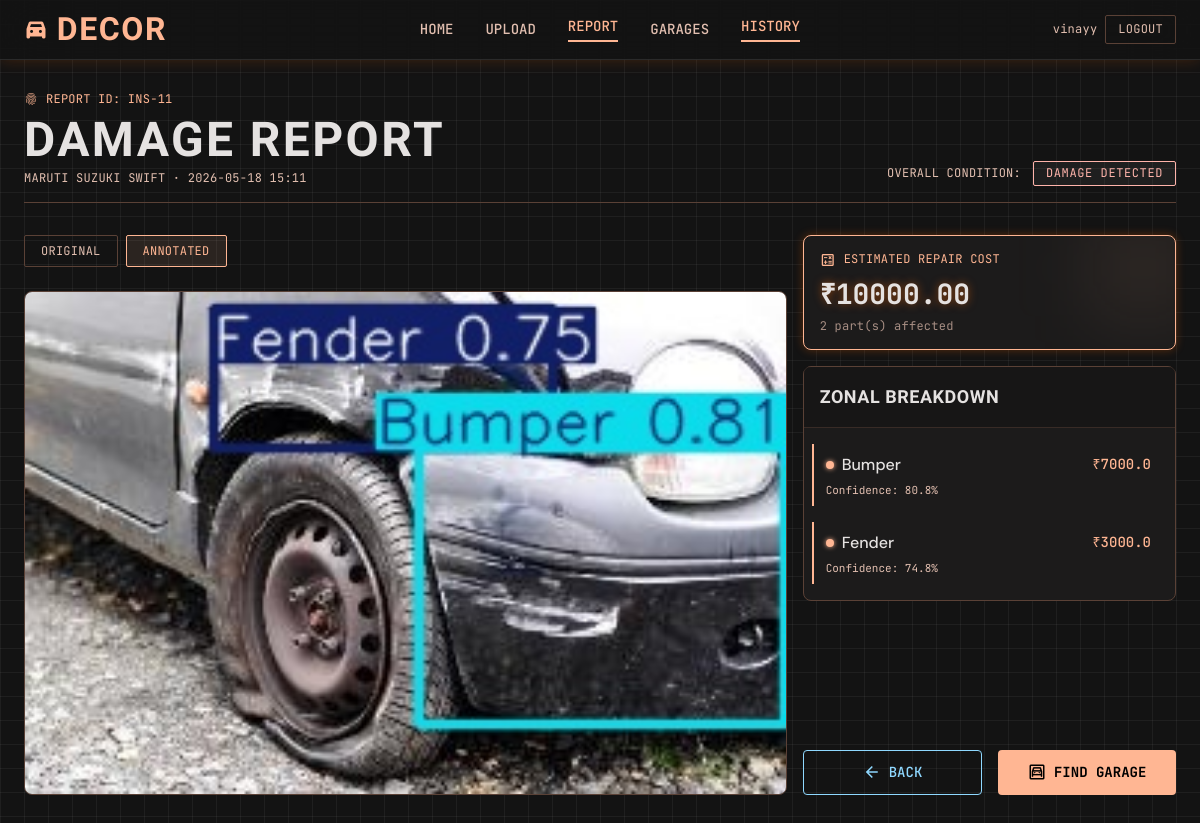
Page /reports/11/ (signed in) on the committed database.
### detection/models.py (models this page shows, shortened)
class DetectionReport(models.Model):
    user = models.ForeignKey(User, on_delete=models.CASCADE)
    car_brand = models.CharField(max_length=100)
    car_model = models.CharField(max_length=100)
    original_image = models.ImageField(upload_to='reports/original/', blank=True, null=True)
    detected_image = models.ImageField(upload_to='reports/detected/', blank=True, null=True)
    results = models.JSONField()
    total_cost = models.DecimalField(max_digits=10, decimal_places=2)
    created_at = models.DateTimeField(default=timezone.now)

### detection/views.py (the view)
# urls.py: path('reports/<int:pk>/', views.report_detail, name='report_detail'),
@login_required
def report_detail(request, pk):
    from django.shortcuts import get_object_or_404
    report = get_object_or_404(DetectionReport, pk=pk, user=request.user)
    return render(request, 'report_detail.html', {'report': report})

### detection/templates/report_detail.html (shortened to what this page needs)
<!DOCTYPE html>
<html class="dark" lang="en">
<head>
<script src="https://cdn.tailwindcss.com?plugins=forms,container-queries"></script>
<script id="tailwind-config">
tailwind.config = {
  darkMode: "class",
  theme: {
    extend: {
      colors: {
        "on-secondary": "#003548", "tertiary-fixed-dim": "#00e475", "primary": "#ffb693",
        "tertiary": "#00e475", "surface-bright": "#3a3939", "surface-container-low": "#1c1b1b",
        "on-tertiary-fixed-variant": "#005226", "on-primary-fixed": "#351000",
        "background": "#131313", "on-primary": "#561f00", "primary-fixed": "#ffdbcc",
        "primary-fixed-dim": "#ffb693", "on-surface": "#e5e2e1", "outline": "#a98a7d",
        "surface-tint": "#ffb693", "on-error": "#690005", "surface-variant": "#353534",
        "on-primary-fixed-variant": "#7a3000", "on-background": "#e5e2e1",
        "surface": "#131313", "surface-container-high": "#2a2a2a",
        "error-container": "#93000a", "secondary-container": "#00c1fd",
        "secondary": "#8fd8ff", "surface-container-lowest": "#0e0e0e",
        "inverse-on-surface": "#313030", "error": "#ffb4ab", "on-tertiary": "#003918",
        "inverse-surface": "#e5e2e1", "on-primary-container": "#572000",
        "on-secondary-fixed-variant": "#004d67", "on-tertiary-fixed": "#00210b",
        "on-secondary-container": "#004b65", "primary-container": "#ff6b00",
        "surface-container": "#201f1f", "on-surface-variant": "#e2bfb0",
        "tertiary-fixed": "#62ff96", "tertiary-container": "#00b059",
        "outline-variant": "#5a4136", "on-tertiary-container": "#003a19",
        "on-error-container": "#ffdad6", "surface-container-highest": "#353534",
        "secondary-fixed-dim": "#75d1ff", "on-secondary-fixed": "#001e2b",
        "inverse-primary": "#a04100", "surface-dim": "#131313", "secondary-fixed": "#c2e8ff"
      },
      borderRadius: { "DEFAULT": "0.125rem", "lg": "0.25rem", "xl": "0.5rem", "full": "0.75rem" },
      spacing: { "container-padding": "24px", "stack-lg": "32px", "stack-md": "16px", "unit": "8px", "gutter": "16px", "stack-sm": "8px" },
      fontFamily: { "h1": ["Barlow Condensed"], "body-sm": ["DM Sans"], "body-md": ["DM Sans"], "h1-mobile": ["Barlow Condensed"], "body-lg": ["DM Sans"], "h3": ["Barlow Condensed"], "data-md": ["JetBrains Mono"], "data-lg": ["JetBrains Mono"], "h2": ["Barlow Condensed"], "data-sm": ["JetBrains Mono"] },
      fontSize: {
        "h1": ["48px", {"lineHeight": "1.1", "letterSpacing": "0.05em", "fontWeight": "700"}],
        "body-sm": ["14px", {"lineHeight": "1.5", "fontWeight": "400"}],
        "body-md": ["16px", {"lineHeight": "1.6", "fontWeight": "400"}],
        "h1-mobile": ["36px", {"lineHeight": "1.1", "fontWeight": "700"}],
        "body-lg": ["18px", {"lineHeight": "1.6", "fontWeight": "400"}],
        "h3": ["24px", {"lineHeight": "1.2", "letterSpacing": "0.03em", "fontWeight": "600"}],
        "data-md": ["14px", {"lineHeight": "1.4", "fontWeight": "500"}],
        "data-lg": ["18px", {"lineHeight": "1.4", "fontWeight": "500"}],
        "h2": ["32px", {"lineHeight": "1.2", "letterSpacing": "0.04em", "fontWeight": "700"}],
        "data-sm": ["12px", {"lineHeight": "1.2", "letterSpacing": "0.02em", "fontWeight": "400"}]
      }
    }
  }
}
</script>
</head>
<body class="bg-background text-on-background font-body-md min-h-screen flex flex-col pt-[60px] pb-[80px] md:pb-0 tech-bg-grid">
<header class="bg-surface/80 backdrop-blur-xl fixed top-0 w-full z-50 h-[60px] border-b border-white/10 shadow-[0px_0px_15px_rgba(255,107,0,0.2)] flex justify-between items-center px-container-padding">
  <a href="/" class="flex items-center gap-unit text-primary">
    <span class="material-symbols-outlined text-h3" style="font-variation-settings:'FILL' 1;">directions_car</span>
    <span class="font-h2 text-h2 font-bold tracking-wider">DECOR</span>
  </a>
  <nav class="hidden md:flex items-center gap-stack-lg">
    <a class="font-data-md text-data-md uppercase text-on-surface-variant hover:text-primary transition-colors duration-300" href="/">Home</a>
    <a class="font-data-md text-data-md uppercase text-on-surface-variant hover:text-primary transition-colors duration-300" href="{% url 'dashboard' %}">Upload</a>
    <a class="font-data-md text-data-md uppercase text-primary border-b-2 border-primary pb-1" href="{% url 'report_history' %}">Report</a>
    <a class="font-data-md text-data-md uppercase text-on-surface-variant hover:text-primary transition-colors duration-300" href="{% url 'nearby_garages' %}">Garages</a>
    <a class="font-data-md text-data-md uppercase text-primary border-b-2 border-primary pb-1" href="{% url 'report_history' %}">History</a>
  </nav>
  <div class="flex items-center gap-unit">
    <span class="font-data-sm text-data-sm text-on-surface-variant hidden md:block">{{ request.user.username }}</span>
    <a href="{% url 'logout' %}" class="font-data-sm text-data-sm uppercase border border-outline-variant text-on-surface-variant px-3 py-1.5 rounded hover:border-primary hover:text-primary transition-colors duration-300">Logout</a>
  </div>
</header>
<main class="flex-grow w-full max-w-7xl mx-auto px-container-padding py-stack-lg flex flex-col gap-stack-lg">
  <div class="flex flex-col md:flex-row justify-between items-start md:items-end gap-stack-md border-b border-outline-variant pb-stack-md">
    <div>
      <p class="font-data-sm text-data-sm text-primary-fixed-dim mb-unit flex items-center gap-2">
        <span class="material-symbols-outlined text-[14px]">fingerprint</span>
        REPORT ID: INS-{{ report.pk }}
      </p>
      <h1 class="font-h1-mobile md:font-h1 text-h1-mobile md:text-h1 text-on-surface">DAMAGE REPORT</h1>
      <p class="font-data-sm text-data-sm text-on-surface-variant mt-1">{{ report.car_brand|upper }} {{ report.car_model|upper }} · {{ report.created_at|date:"Y-m-d H:i" }}</p>
    </div>
    <div class="flex items-center gap-3">
      <span class="font-data-sm text-data-sm text-on-surface-variant uppercase">Overall Condition:</span>
      {% if report.total_cost > 0 %}
      <div class="px-3 py-1 rounded bg-white/5 border border-error text-error font-data-sm text-data-sm uppercase tracking-wider">DAMAGE DETECTED</div>
      {% else %}
      <div class="px-3 py-1 rounded bg-white/5 border border-tertiary-fixed-dim text-tertiary-fixed-dim font-data-sm text-data-sm uppercase tracking-wider">NO DAMAGE</div>
      {% endif %}
    </div>
  </div>
  <div class="grid grid-cols-1 lg:grid-cols-12 gap-gutter">
    <div class="lg:col-span-8 flex flex-col gap-stack-md">
      <div class="flex gap-2 mb-2">
        <button onclick="showImg('original')" id="btn-original" class="font-data-sm text-data-sm uppercase px-4 py-2 rounded border border-outline-variant text-on-surface-variant hover:border-primary hover:text-primary transition-colors">Original</button>
        {% if report.detected_image %}
        <button onclick="showImg('detected')" id="btn-detected" class="font-data-sm text-data-sm uppercase px-4 py-2 rounded border border-primary text-primary bg-primary/10">Annotated</button>
        {% endif %}
      </div>
      <div class="bg-surface-container-low border border-outline-variant rounded-xl overflow-hidden relative">
        {% if report.detected_image %}
        <img id="img-detected" src="{{ report.detected_image.url }}" alt="Annotated damage image" class="w-full object-contain max-h-[600px]">
        {% endif %}
      </div>
    </div>
    <div class="lg:col-span-4 flex flex-col gap-stack-md">
      <div class="bg-surface-container-low border border-primary p-stack-md rounded-xl glow-border-amber relative overflow-hidden">
        <div class="absolute -right-4 -top-4 w-24 h-24 bg-primary/10 blur-2xl rounded-full"></div>
        <p class="font-data-sm text-data-sm text-primary uppercase mb-2 flex items-center gap-2">
          <span class="material-symbols-outlined text-[16px]">calculate</span>
          Estimated Repair Cost
        </p>
        <h2 class="font-data-lg text-[28px] text-on-surface leading-tight font-bold glow-text-amber">₹{{ report.total_cost }}</h2>
        <p class="font-data-sm text-data-sm text-on-surface-variant mt-2 opacity-70">{{ report.results|length }} part(s) affected</p>
      </div>
      {% if report.results %}
      <div class="bg-surface-container-low border border-outline-variant rounded-xl flex flex-col">
        <div class="p-4 border-b border-outline-variant/50 bg-surface/50">
          <h3 class="font-h3 text-h3 text-on-surface text-lg">ZONAL BREAKDOWN</h3>
        </div>
        <div class="p-4 flex flex-col gap-4">
          {% for part, info in report.results.items %}
          <div class="flex items-start justify-between border-l-2 border-primary pl-3 hover:bg-surface/50 transition-colors p-2 -ml-2 rounded-r">
            <div>
              <h4 class="font-body-md text-body-md text-on-surface font-medium flex items-center gap-2">
                <div class="w-2 h-2 rounded-full bg-primary shadow-[0_0_5px_#ffb693]"></div>
                {{ part }}
              </h4>
              <p class="font-data-sm text-[11px] text-on-surface-variant mt-1">Confidence: {{ info.confidence }}%</p>
            </div>
            <div class="text-right">
              <span class="font-data-md text-data-md text-primary">₹{{ info.price }}</span>
            </div>
          </div>
          {% endfor %}
        </div>
      </div>
      {% endif %}
      <div class="flex gap-4 mt-auto pt-4">
        <a href="{% url 'report_history' %}" class="flex-1 bg-transparent border border-secondary text-secondary font-data-md text-data-md py-3 rounded-lg hover:bg-secondary/10 transition-colors uppercase flex justify-center items-center gap-2">
          <span class="material-symbols-outlined text-[18px]">arrow_back</span>
          Back
        </a>
        <a href="{% url 'nearby_garages' %}" class="flex-1 bg-primary text-[#000] font-data-md text-data-md py-3 rounded-lg hover:shadow-[0_0_15px_rgba(255,107,0,0.4)] transition-shadow uppercase font-bold flex justify-center items-center gap-2">
          <span class="material-symbols-outlined text-[18px]">garage</span>
          Find Garage
        </a>
      </div>
    </div>
  </div>
</main>
</body>
</html>

### detection/templates/report_detail.html (style rules this page uses)
.material-symbols-outlined { font-variation-settings: 'FILL' 0, 'wght' 400, 'GRAD' 0, 'opsz' 24; }
body { min-height: max(884px, 100dvh); }
.tech-bg-grid { background-image: linear-gradient(to right, rgba(255,255,255,0.05) 1px, transparent 1px), linear-gradient(to bottom, rgba(255,255,255,0.05) 1px, transparent 1px); background-size: 24px 24px; }
.glow-border-amber { box-shadow: 0 0 10px rgba(255,107,0,0.3); }
.glow-text-amber { text-shadow: 0 0 8px rgba(255,107,0,0.5); }

### rows in the picture
DetectionReport: pk "11", car_brand "MARUTI SUZUKI", car_model "SWIFT", created_at "2026-05-18 15:11", detected_image (picture), total_cost "10000.00", results|length "2"

### other values in the picture
{{ request.user.username }} "vinayy"
{{ part }} "Bumper" "Fender"
{{ info.confidence }} "80.8" "74.8"
{{ info.price }} "7000.0" "3000.0"
